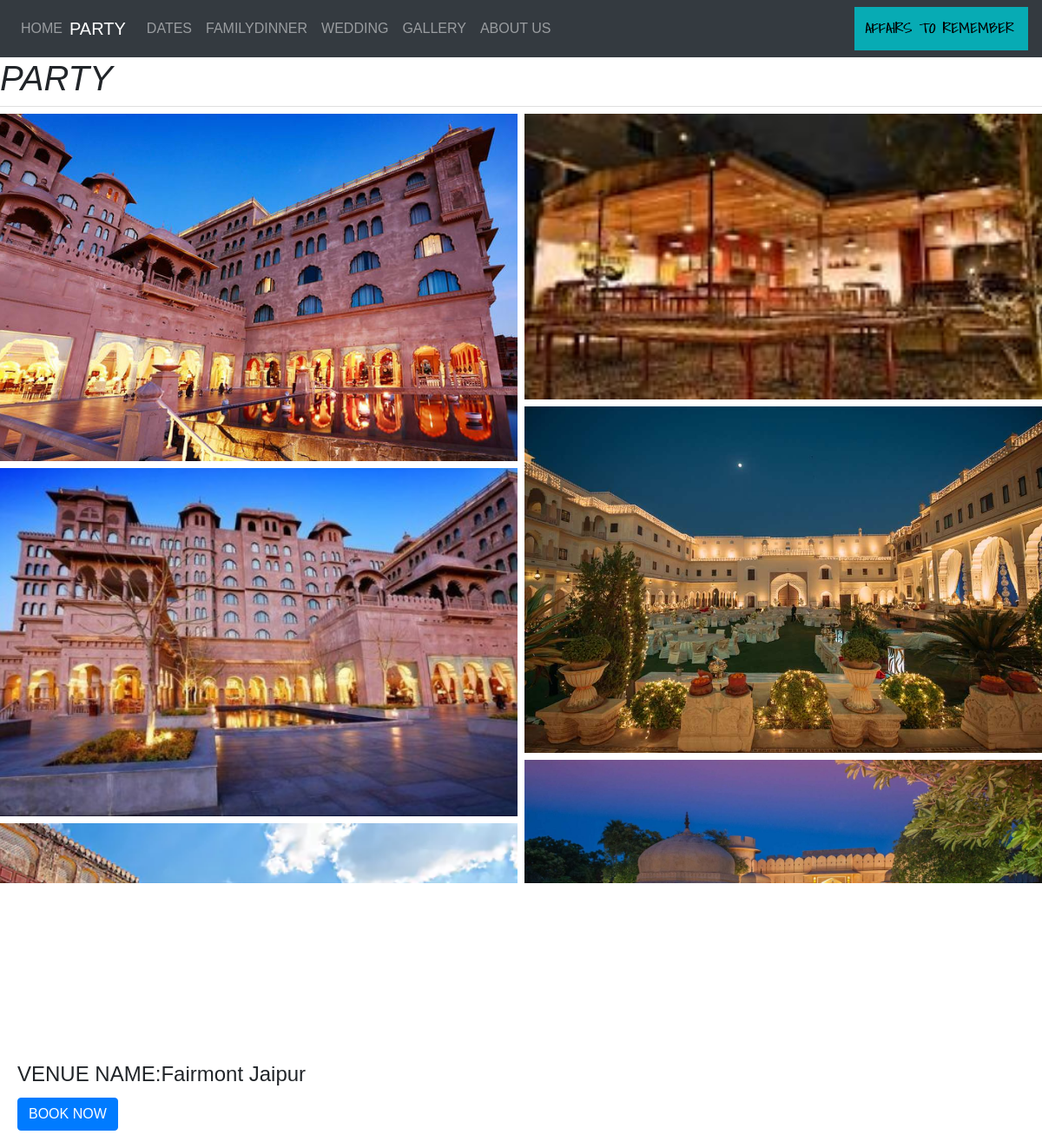
Screenshot of /portfolio/Fairmont Jaipur with the database file from the repository.
### myapp/models.py (models this page shows, shortened)
class venueModel(models.Model):
    venuename=models.CharField(max_length=255,help_text="enter venue name",unique=True)
    image1=models.ImageField(upload_to='venue',blank=True)
    image2 = models.ImageField(upload_to='venue', blank=True)
    image3 = models.ImageField(upload_to='venue', blank=True)
    image4 = models.ImageField(upload_to='venue', blank=True)
    image5 = models.ImageField(upload_to='venue', blank=True)
    image6 = models.ImageField(upload_to='venue', blank=True)
    city = {('select_city', '--selectcity--'),
             ('Jaipur', 'JAIPUR'),
             ('Delhi', 'delhi'),
             ('Mumbai', 'mumbai'),
            ('Udaipur', 'udaipar'),
            ('Jodhpur', 'jodhpur'),
            ('Nagpur', 'nagpur'),
            ('Chennai', 'chennai'),
            ('Banglore', 'banglore'),
             }
    city= models.CharField(max_length=255, help_text="enter city", default='select_city', choices=city)
    class Meta:
        db_table="venue"
        ordering=('venuename',)
        verbose_name='venue'
        verbose_name_plural='venues'

### myapp/views.py (the view)
# urls.py: path('portfolio/<name>',views.portfolio,name="portfolio"),
def portfolio(request,name):
    v_data=venueModel.objects.all().filter(venuename=name)
    return render(request,'portfolio.html',{'my_data':v_data})

### myapp/templates/portfolio.html (shortened to what this page needs)
{% load staticfiles %}
<!DOCTYPE html>
<html lang="en">
<head>
    <link rel="stylesheet" href="https://maxcdn.bootstrapcdn.com/bootstrap/4.3.1/css/bootstrap.min.css">
</head>
<body>
<nav class="navbar navbar-expand-sm bg-dark navbar-dark sticky-top">
<div class="collapse navbar-collapse" id="collapsibleNavbar">
    <ul class="navbar-nav">
      <li class="nav-item">
        <a class="nav-link" href="{% url 'homepage' %}">HOME</a>
      </li>
      <a class="navbar-brand" href="{% url 'party' %}">PARTY</a>
      <li class="nav-item">
        <a class="nav-link" href="{% url 'dates' %}">DATES</a>
      </li>
            <li class="nav-item">
        <a class="nav-link" href="{% url 'familydinner' %}">FAMILYDINNER</a>
      </li>
      <li class="nav-item">
        <a class="nav-link" href="{% url 'wedding' %}">WEDDING</a>
      </li>
        <li class="nav-item">
        <a class="nav-link" href="{% url 'gallery' %}">GALLERY</a>
      </li>
      <li class="nav-item">
        <a class="nav-link" href="{% url 'aboutus' %}">ABOUT US</a>
      </li>
    </ul>
  </div>
  <div>
     <img src="{% static 'images/index.png' %}" alt="Smiley face" style="float:right;width:200px;height:50px;">
  </div>
</nav>
<div>
<h1 class="font-italic">PARTY</h1>
<div class="row">
    <div class="card col-sm-12" style="width:600px">
        {% for d in my_data %}
    <div class="row">
  <div class="column">
    <img src="{{ d.image1.url }}" style="width:100%">
    <img src="{{ d.image2.url }}" style="width:100%">
    <img src="{{ d.image3.url }}" style="width:100%">
  </div>
  <div class="column">
    <img src="{{ d.image4.url }}" style="width:100%">
    <img src="{{ d.image5.url }}" style="width:100%">
    <img src="{{ d.image6.url }}" style="width:100%">
    </div>
   <div class="card-body fixed-bottom float-right">
      <h4 class="card-title" >VENUE NAME:{{ d.venuename }}</h4>
      <a href="{% url 'partyd' d.venuename %}" class="btn btn-primary" >BOOK NOW</a>
    </div>
</div>
{% endfor %}
</div>
</div>
</div>
</body>
</html>

### myapp/templates/portfolio.html (style rules this page uses)
* { box-sizing: border-box; }
body { margin: 0; font-family: Arial; }
.row { display: -ms-flexbox; display: flex; -ms-flex-wrap: wrap; flex-wrap: wrap; padding: 0 4px; }
.column { -ms-flex: 50%; flex: 50%; max-width: 50%; padding: 0 4px; }
.column img { margin-top: 8px; vertical-align: middle; width: 100%; }

### rows the page displays
venueModel: image1 (picture), image2 (picture), image3 (picture), image4 (picture), image5 (picture), image6 (picture), venuename "Fairmont Jaipur"
